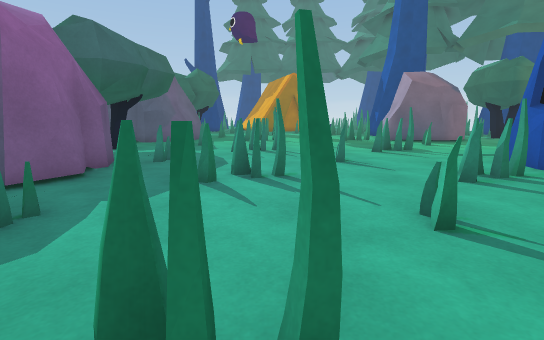
View 1 (above)

24 first-person views from a walk through a 3-D level made in the Unity game engine. The camera is 1.2 m above the floor, tilts 10° down and sees 85° across. The floor is counted in squares, 1 m on a side. Each view is taken from the middle of a square. On the plan, view 1 faces up. The plan holds only what a view shows up to about 13 squares ahead; the rest is blank. The place goes on beyond the plan. The player character is not drawn. Surface patterns are stand-ins for the level's own textures.

View 2
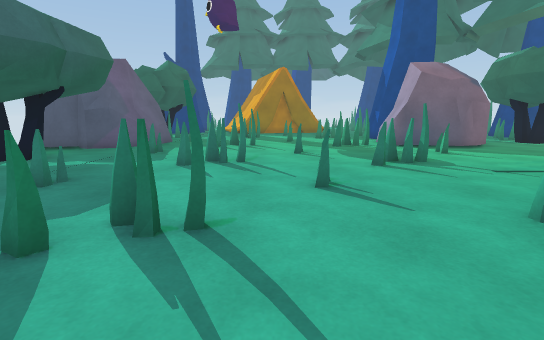

View 3
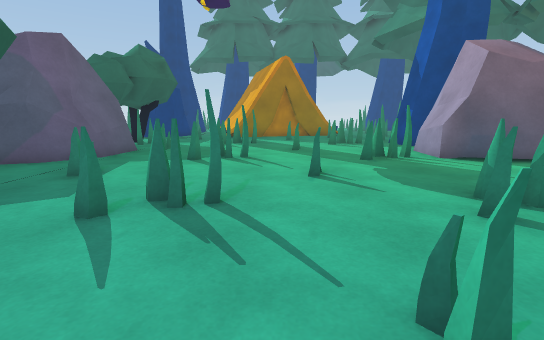

View 4
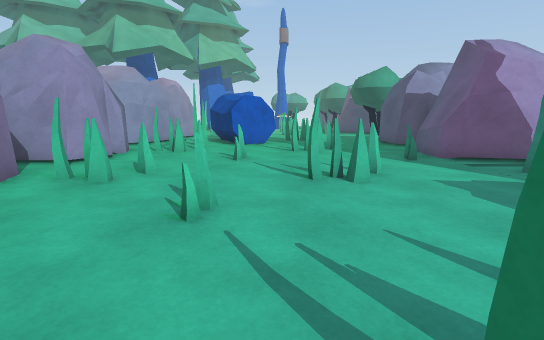

View 5
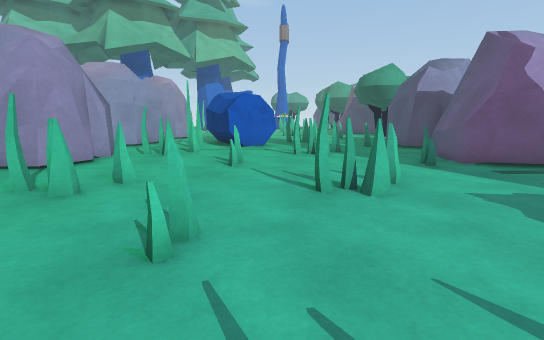

View 6
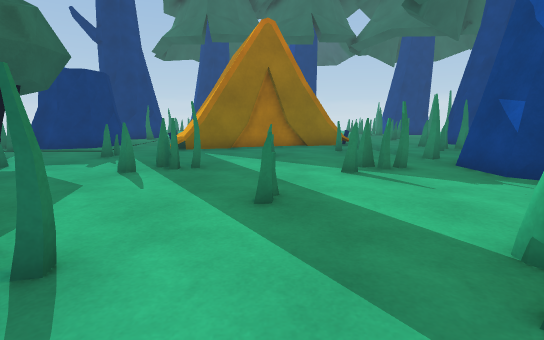

View 7
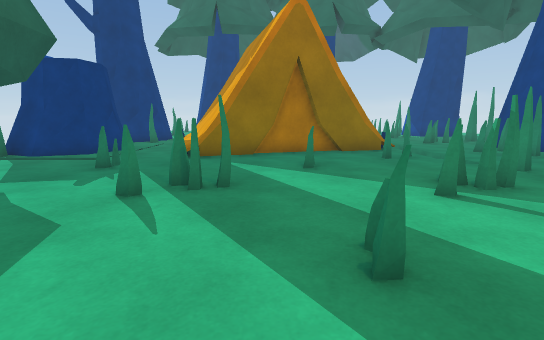

View 8
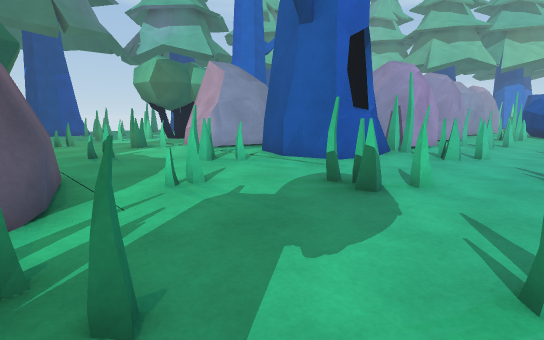

View 9
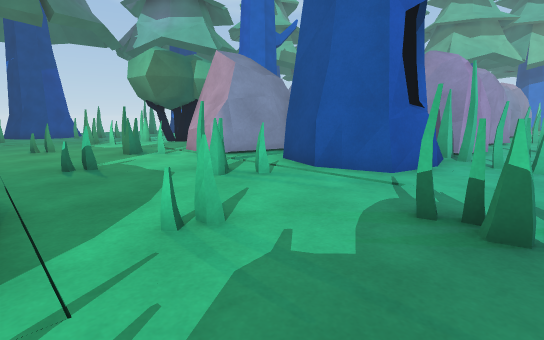

View 10
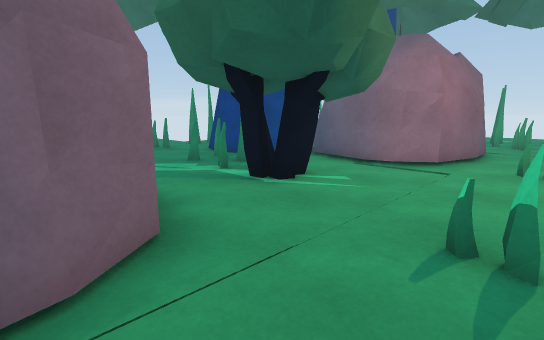

View 11
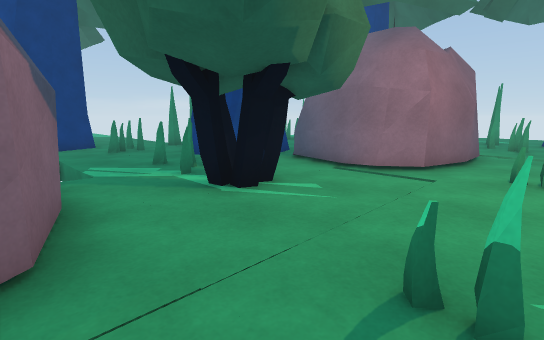

View 12
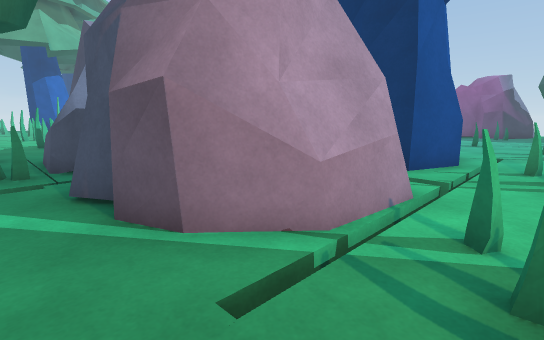

View 13
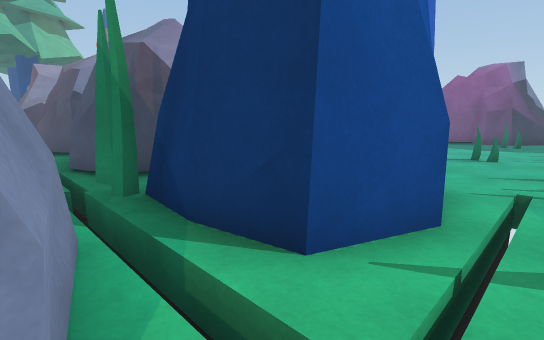

View 14
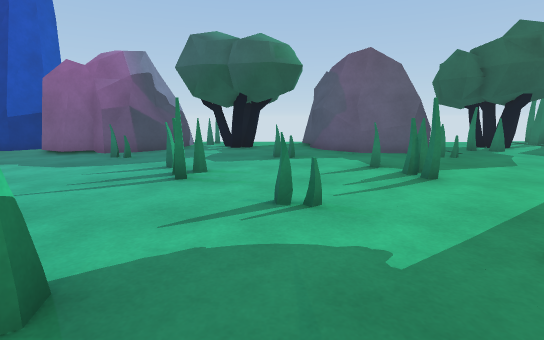

View 15
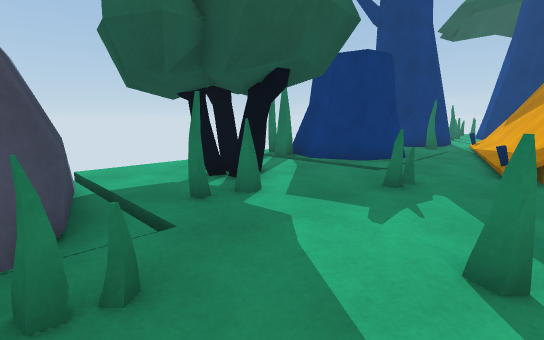

View 16
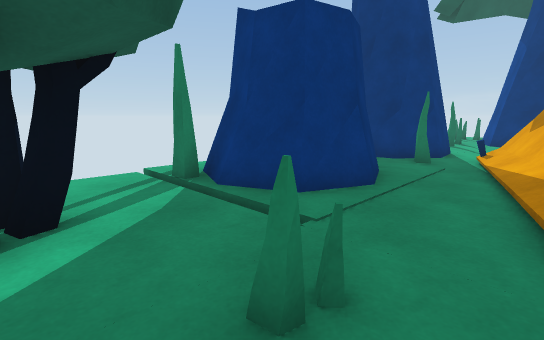

View 17
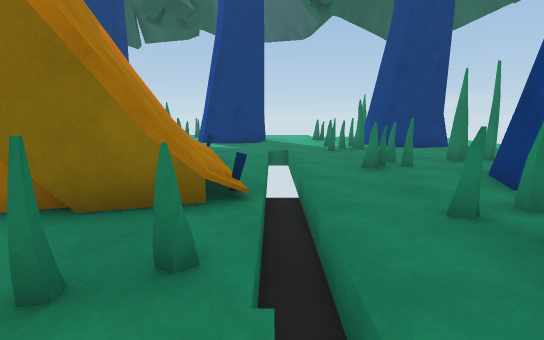

View 18
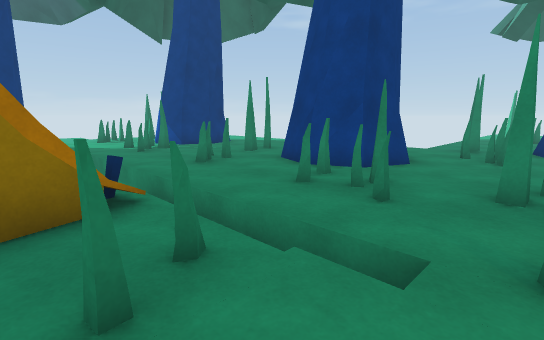

View 19
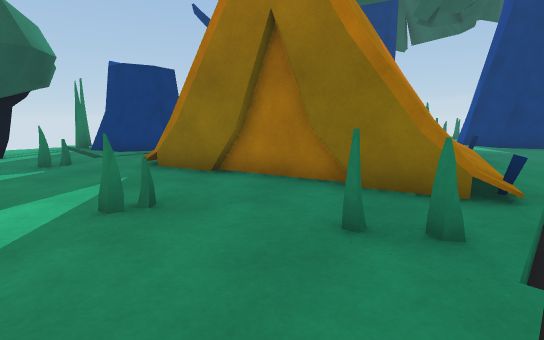

View 20
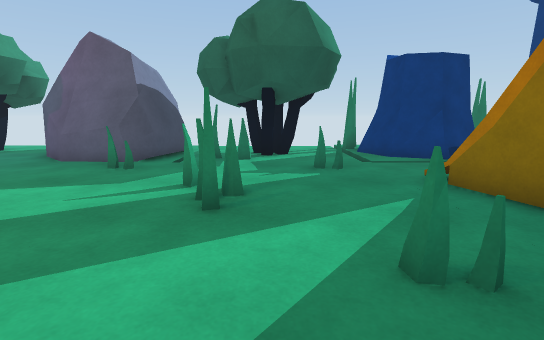

View 21
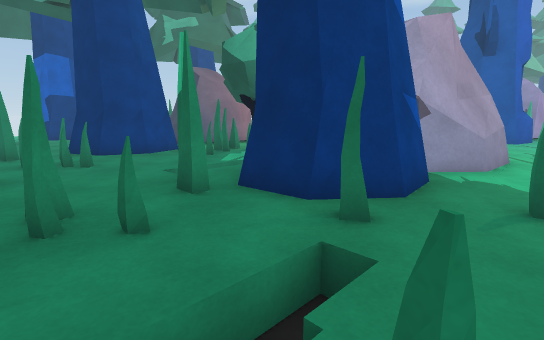

View 22
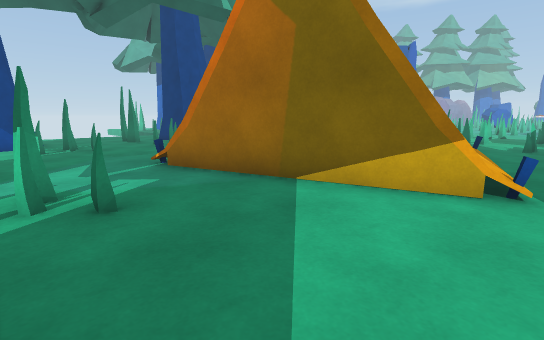

View 23
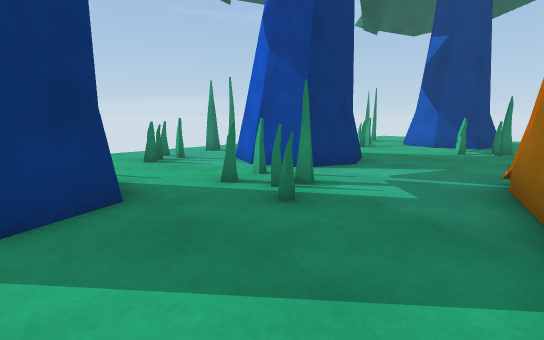

View 24
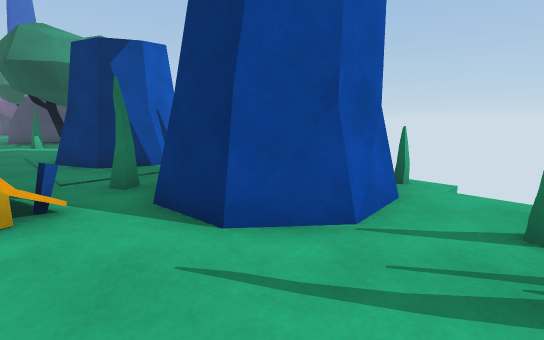

### Floor plan
Key: @ floor where view 1 was taken; # wall or solid block; x gap in a wall; . floor; / step, stairs or slope; = window, fence, low wall or low ledge; v drop or lower ground; T tree; O other object.
Columns run from 9 left of view 1 to 17 right of it. Each row starts with its distance up from view 1.
 39      T T   TT T
 38    T TTT  T TTT     TT
 37    T .T   T  T     TTT
 36       .           T TTT
 35                   T  T
 34 #.##...........
 33    ##.....###..
 32    ##.#######O.
 31   ###.=#    #=.
 30  ##...O#    #=/
 29    O...##   ##/v.   TT
 28   OOO..=#   ##/v.  TT T
 27     O..=# ####.v. T TTT
 26  OOOO../###....v. T  T
 25  OOO ..//.....=v.T
 24      ..........v.
 23    O .=....=......##     TT
 22   OOO...........###     TT
 21   OOO...##...##.##       TT
 20     O...........##        T
 19   OOO...........OO    TTO O
 18  OOOOO=....=....OO    OO  O
 17    OOO.........OOOOO  OOO T
 16    OO...##...#xOOOOO  O   O
 15  OOOO............OO.......
 14      ......................
 13    O .=....=....=....=....=
 12  OOOO......................
 11   OO ...##...##...##...##..
 10   O  .....................
  9   OOO............###vOOO
  8   OOO.=....=....####vOOOO
  7    OOO..........#  #vOOOOOO
  6     OO..##...##.####vOO OO
  5     O..........##  #v   O
  4    #............OOOOv   Ovv
  3    ##.=....=...OOOOOv   OO#
  2     #..........OOOOO   OOO
  1     #...##...##.OOOO    OO
  0     #....@......O  O
 -1    O............OOOO
 -2   OOOO=....=...OOOOO    ..
 -3   OOOO.........OOOOO    ..
 -4     O...##...#xOO O     #.
 -5     O... ...... O       ..
 -6   OOOO.. ..OO    O O
 -7   OOOO=  .OOOO  OOOO

Where each view was taken, in squares from view 1:
view 1: 0 up, 0 right, facing up
view 2: 3 up, 1 right, facing up
view 3: 7 up, 1 right, facing up
view 4: 7 up, 1 right, facing down
view 5: 6 up, 1 right, facing down
view 6: 14 up, 2 right, facing up
view 7: 16 up, 1 right, facing up
view 8: 16 up, 2 right, facing down-right
view 9: 15 up, 4 right, facing down-right
view 10: 13 up, 9 right, facing up-right
view 11: 13 up, 10 right, facing up-right
view 12: 11 up, 17 right, facing down-left
view 13: 10 up, 12 right, facing down-left
view 14: 13 up, 6 right, facing left
view 15: 18 up, 1 left, facing up-left
view 16: 22 up, 2 left, facing up-left
view 17: 23 up, 6 right, facing up
view 18: 23 up, 4 right, facing up-right
view 19: 22 up, 6 right, facing up-left
view 20: 22 up, 4 right, facing left
view 21: 26 up, 5 right, facing down-right
view 22: 37 up, 4 left, facing down-right
view 23: 33 up, 3 left, facing up-right
view 24: 36 up, 3 left, facing down-left
